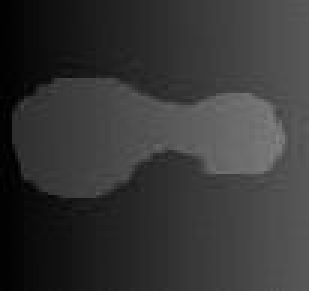
%> input picture LIF/1.bmp, 103 x 97 px (shown 3 times larger)
$ octave Demo.m   (GNU Octave 9; MATLAB toolbox functions it lacks are replaced by stand-ins)
%> lines starting %> are read from the running program, lines starting %| are printed output that depends on the picture; in (x1, y1, x2, y2) boxes, pixels count from 0 and x2, y2 are one past the last pixel; in counts of white or black regions, pixels touching at a corner belong together; the program's own positions count from 1
### LIF/LIF_2D.m
function [phi,f1,f2,Hphi] = LIF_2D(I,phi,timestep,epsilon,K)

phi = NeumannBoundCond(phi);

Hphi = Heaviside(phi,epsilon);
DiracPhi = Delta(phi,epsilon);

[f1,f2] = Local_Avr(I,Hphi,K);

phi = phi + timestep*DiracPhi.*((I - f1.*Hphi - f2.*(1 - Hphi)).*(f1 - f2));

function H = Heaviside(phi,epsilon)
H = 0.5*(1+(2/pi)*atan(phi./epsilon));

function Delta_h = Delta(phi,epsilon)
Delta_h = (epsilon/pi)./(epsilon^2+phi.^2);

function [f1,f2] = Local_Avr(I,H,K)

f1 = conv2(I.*H,K,'same');
c1 = conv2(H,K,'same');
f1 = f1./c1;
f2 = conv2(I.*(1-H),K,'same');
c2 = conv2(1-H,K,'same');
f2 = f2./c2;

function g = NeumannBoundCond(f)
% Make a function satisfy Neumann boundary condition
[nrow,ncol] = size(f);
g = f;
g([1 nrow],[1 ncol]) = g([3 nrow-2],[3 ncol-2]);
g([1 nrow],2:end-1) = g([3 nrow-2],2:end-1);
g(2:end-1,[1 ncol]) = g(2:end-1,[3 ncol-2]);

### LIF/Demo.m
% This Matlab program demomstrates the level set algorithm in paper:
%    "Active contours driven by local image fitting energy"
%    to appear in Pattern Recognition, 2010
% Author: Kaihua Zhang, Huihui Song and Lei Zhang
% E-mail: zhkhua@mail.ustc.edu.cn, cslzhang@comp.polyu.edu.hk
% http://www4.comp.polyu.edu.hk/~cslzhang/

%  Notes:
%   1. Some parameters may need to be modified for different types of images. Please contact the author if any problem regarding the choice of parameters.
%   2. Intial contour should be set properly.

% Date: 5/11/2009

clear all;close all;clc;

Img = imread('1.bmp');
%> Img is the input picture: size 97x103x3 uint8; min 0, max 132, mean 54.4
Img = double(Img(:,:,1));
%> Img: size 97x103 double
sigma =3;% the key parameter which needs to be tuned properly.
sigma_phi = 0.9;% the variance of regularized Gaussian kernel
K = fspecial('gaussian',2*round(2*sigma)+1,sigma);
K_phi = fspecial('gaussian',5,sigma_phi);

[nrow,ncol] = size(Img);
%> nrow = 97; ncol = 103

phi = ones(nrow,ncol);
phi(35:nrow-35,55:ncol-35) = -1;
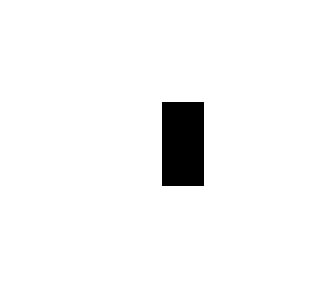
%> phi: size 97x103 double (shown 3 times larger); values -1 (black) and 1 (white), 96.1% white; 1 black region, box (x1, y1, x2, y2) and area: (54, 34, 68, 62) 392
figure;  imagesc(Img,[0 255]);colormap(gray);hold on;
contour(phi,[0 0],'b');

timestep = 1;
epsilon = 1.5;
for n = 1:600
      [phi,f1,f2,Hphi]= LIF_2D(Img,phi,timestep,epsilon,K);
      phi = conv2(phi,K_phi,'same');
      if mod(n,40)==0
      pause(0.0001);
      imagesc(Img,[0 255]);colormap(gray)
      hold on;contour(phi,[0 0],'b');
      iterNum=[num2str(n), ' iterations'];
      title(iterNum);
      hold off;
      end
end
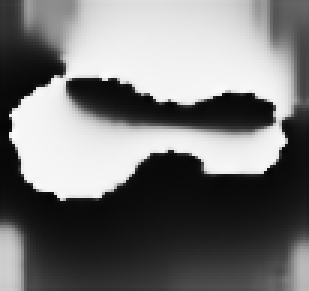
%> Hphi: size 97x103 double (shown 3 times larger); min 0.0128, max 0.987, mean 0.465
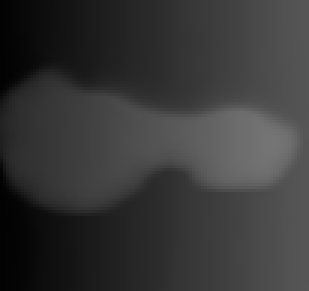
%> f1: size 97x103 double (shown 3 times larger); min 2.5, max 117, mean 55.8
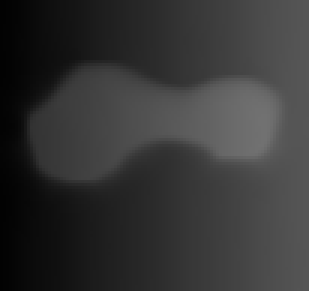
%> f2: size 97x103 double (shown 3 times larger); min 2.61, max 113.8, mean 53.5
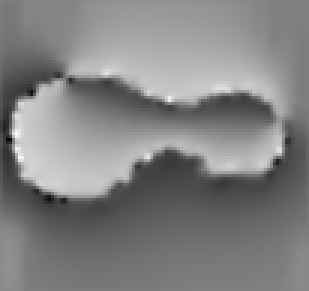
%> phi: size 97x103 double (shown 3 times larger); min -24.3, max 22.78, mean -0.2; drawn with min black and max white
%> after the loop, iterNum = '600 iterations'
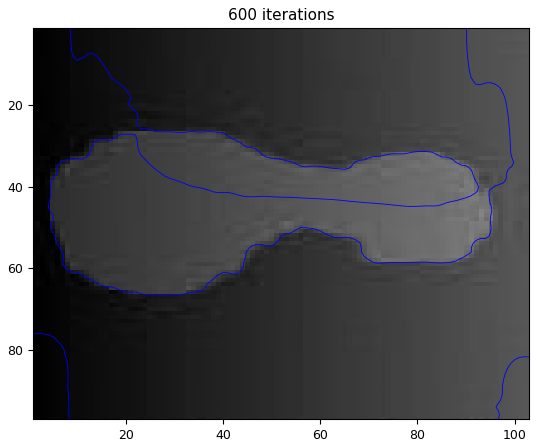
%> figure redrawn from the program's plot data

figure;
mesh(phi);
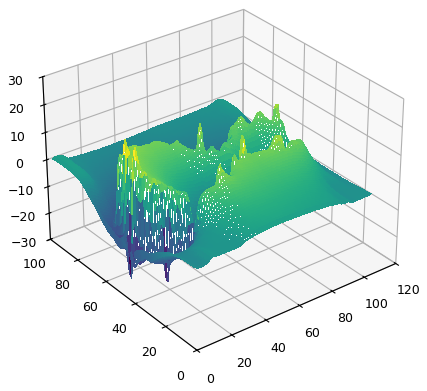
%> figure redrawn from the program's plot data
